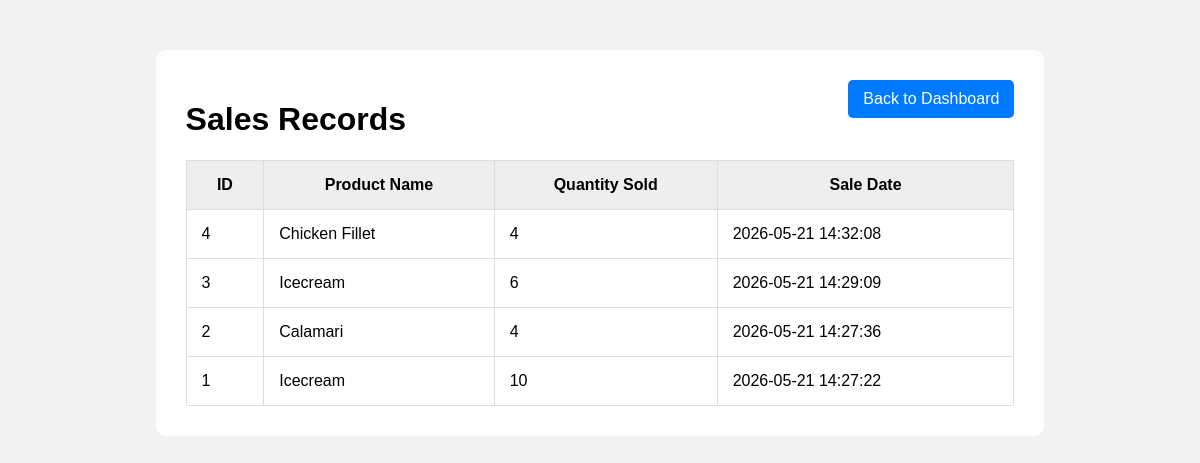
The app's page /sales with its own data.
### tables this page shows
CREATE TABLE sales (
            id INTEGER PRIMARY KEY AUTOINCREMENT,
            product_name TEXT,
            quantity_sold INTEGER,
            sale_date TIMESTAMP DEFAULT CURRENT_TIMESTAMP
        );

### app.py (the view)
@app.route("/sales")
def sales():
    conn = get_db_connection()
    sales_records = conn.execute("""
        SELECT * FROM sales
        ORDER BY id DESC
    """).fetchall()
    conn.close()
    return render_template(
        "sales.html",
        sales_records=sales_records
    )

### app.py (called while the page is built)
def get_db_connection():
    conn = sqlite3.connect(DATABASE)
    conn.row_factory = sqlite3.Row
    return conn

### templates/sales.html (shortened to what this page needs)
<!DOCTYPE html>
<html>
<head>
</head>
<body>
<div class="container">
<a href="/" class="btn">
Back to Dashboard
</a>
<h1>Sales Records</h1>
<table>
<tr>
<th>ID</th>
<th>Product Name</th>
<th>Quantity Sold</th>
<th>Sale Date</th>
</tr>
{% for sale in sales_records %}
<tr>
<td>{{ sale['id'] }}</td>
<td>{{ sale['product_name'] }}</td>
<td>{{ sale['quantity_sold'] }}</td>
<td>{{ sale['sale_date'] }}</td>
</tr>
{% endfor %}
</table>
</div>
</body>
</html>

### templates/sales.html (style rules this page uses)
body { font-family:Arial; background:#f2f2f2; }
.container { width:70%; margin:auto; margin-top:50px; background:white; padding:30px; border-radius:10px; }
table { width:100%; border-collapse:collapse; margin-top:20px; }
th,td { border:1px solid #ddd; padding:15px; }
th { background:#eee; }
.btn { background:#007bff; color:white; padding:10px 15px; border-radius:5px; text-decoration:none; float:right; }

### records on screen
sales: id "4", product_name "Chicken Fillet", quantity_sold "4", sale_date "2026-05-21 14:32:08"
sales: id "3", product_name "Icecream", quantity_sold "6", sale_date "2026-05-21 14:29:09"
sales: id "2", product_name "Calamari", quantity_sold "4", sale_date "2026-05-21 14:27:36"
sales: id "1", product_name "Icecream", quantity_sold "10", sale_date "2026-05-21 14:27:22"
